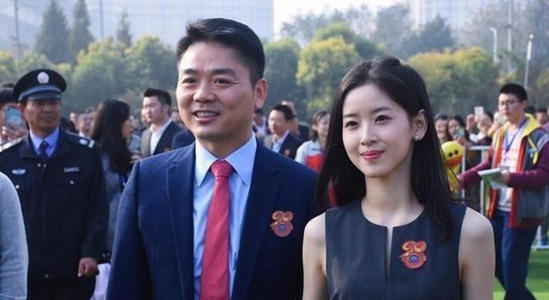
#> input picture InnovativePractice2/TryHaar/TryHaar/1.jpg, 549 x 300 px
$ python TryHaar.py
#> lines starting #> are read from the running program, lines starting #| are printed output that depends on the picture; after the words box and inside, x2 and y2 are one past the last pixel; in counts of white or black regions, pixels touching at a corner belong together
import cv2
import numpy as np


image = cv2.imread('1.jpg')
#> image is the input picture: shape (300, 549, 3); mean B, G, R 113.5, 95.6, 95.8
#加载人脸检测器
faceCascade = cv2.CascadeClassifier('haarcascade_frontalface_default.xml')
#转换为灰度图像
gray=cv2.cvtColor(image,cv2.COLOR_BGR2GRAY)
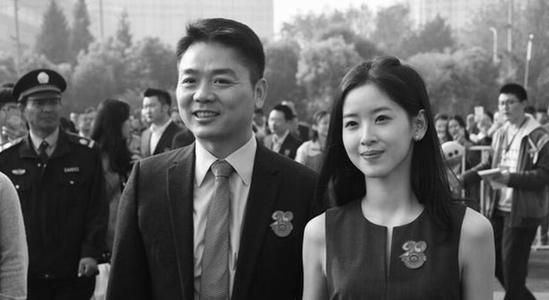
#> gray: shape (300, 549); min 0, max 255, mean 97.7
#调用函数
faces=faceCascade.detectMultiScale(
    gray,
    scaleFactor=1.15,
    minNeighbors=9,
    minSize=(5,5)
)
#> faces = [[163, 46, 87, 87], [327, 88, 85, 85]]
print(faces)
#| [[163  46  87  87]
#|  [327  88  85  85]]
#打印人脸个数
print(len(faces))
#| 2

for(x,y,w,h) in faces:
    cv2.circle(image,(int((x+x+w)/2),int((y+y+h)/2)),int(w/2),(0,255,0),2)
#> this loop made 2 passes
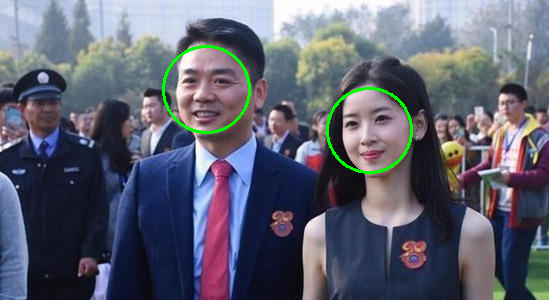
#> image: shape (300, 549, 3); 0.97% of pixels changed, all inside (x1, y1, x2, y2) = (162, 45, 413, 174)

cv2.imshow("dect",image)
cv2.imwrite("result13.jpg",image)
cv2.waitKey(0)
cv2.destroyAllWindows

$ run again, with InnovativePractice2/TryHaar/TryHaar/2.jpg copied over InnovativePractice2/TryHaar/TryHaar/1.jpg
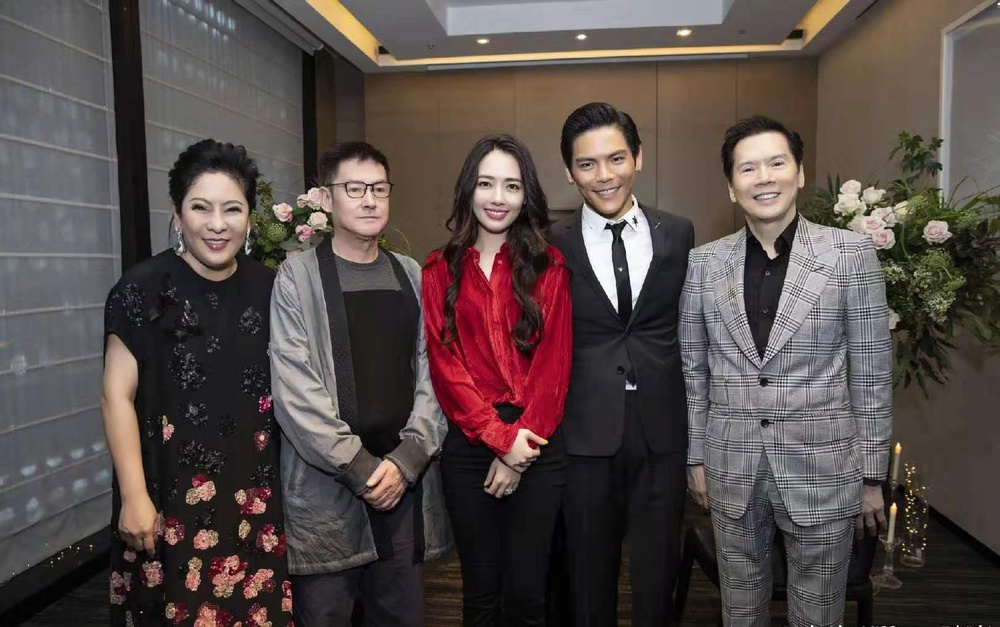
#> input picture InnovativePractice2/TryHaar/TryHaar/2.jpg, 1000 x 627 px, shrunk from 1620 x 1016 before the run
#> image is the input picture: shape (627, 1000, 3); mean B, G, R 71.9, 74.1, 85.2
#> `gray=cv2.cvtColor(image,cv2.COLOR_BGR2GRAY)`:
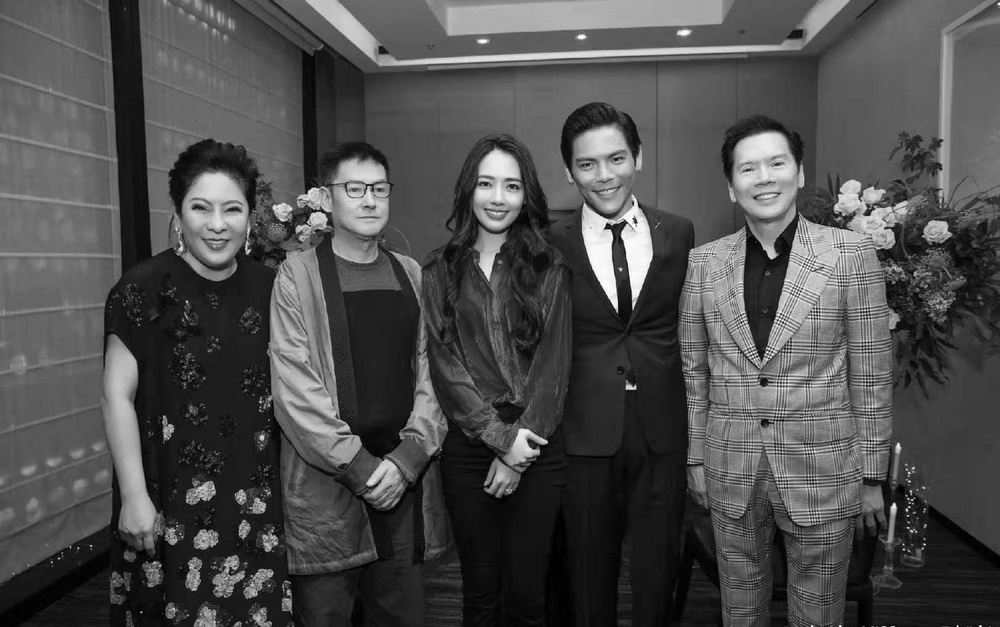
#> gray: shape (627, 1000); min 0, max 255, mean 77.2
#> faces = [[331, 163, 69, 69], [272, 254, 58, 58], [564, 131, 78, 78], [465, 160, 68, 68], [725, 134, 79, 79], [173, 175, 86, 86]]
#| [[331 163  69  69]
#|  [272 254  58  58]
#|  [564 131  78  78]
#|  [465 160  68  68]
#|  [725 134  79  79]
#|  [173 175  86  86]]
#| 6
#> the loop `for(x,y,w,h) in faces:` made 6 passes
#> after the loop `for(x,y,w,h) in faces:`:
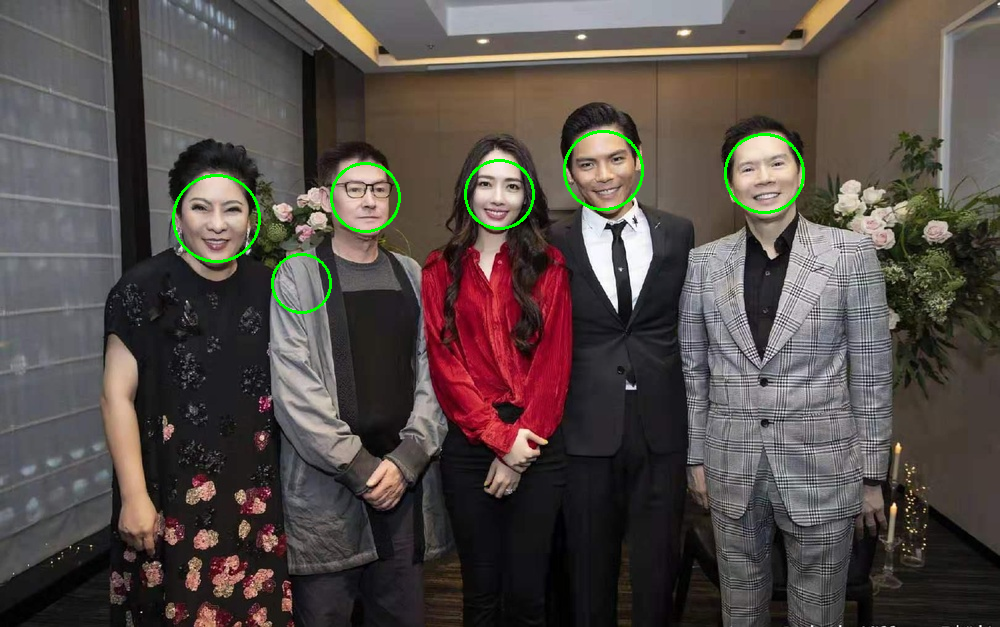
#> image: shape (627, 1000, 3); 0.66% of pixels changed, all inside (x1, y1, x2, y2) = (172, 130, 805, 314)

$ run again, with InnovativePractice2/TryHaar/TryHaar/3.jpg copied over InnovativePractice2/TryHaar/TryHaar/1.jpg
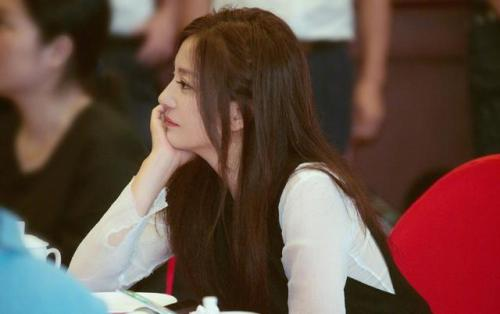
#> input picture InnovativePractice2/TryHaar/TryHaar/3.jpg, 500 x 314 px
#> image is the input picture: shape (314, 500, 3); mean B, G, R 67.8, 77.6, 103.7
#> `gray=cv2.cvtColor(image,cv2.COLOR_BGR2GRAY)`:
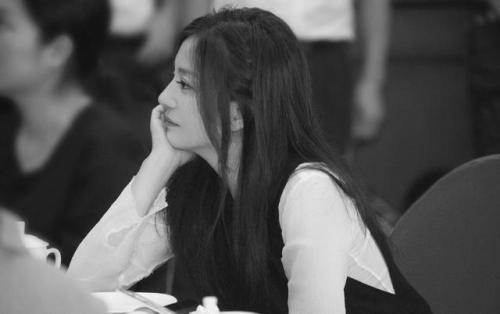
#> gray: shape (314, 500); min 12, max 250, mean 84.3
#> faces = ()
#| 0

$ run again, with InnovativePractice2/TryHaar/TryHaar/4.jpg copied over InnovativePractice2/TryHaar/TryHaar/1.jpg
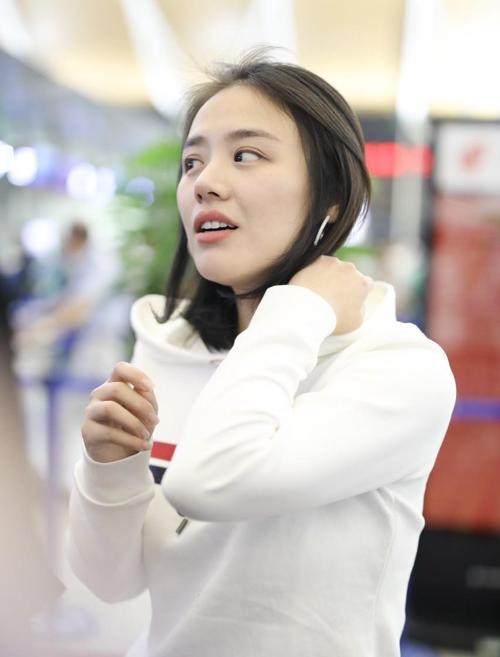
#> input picture InnovativePractice2/TryHaar/TryHaar/4.jpg, 500 x 657 px
#> image is the input picture: shape (657, 500, 3); mean B, G, R 179.2, 184.8, 193.3
#> `gray=cv2.cvtColor(image,cv2.COLOR_BGR2GRAY)`:
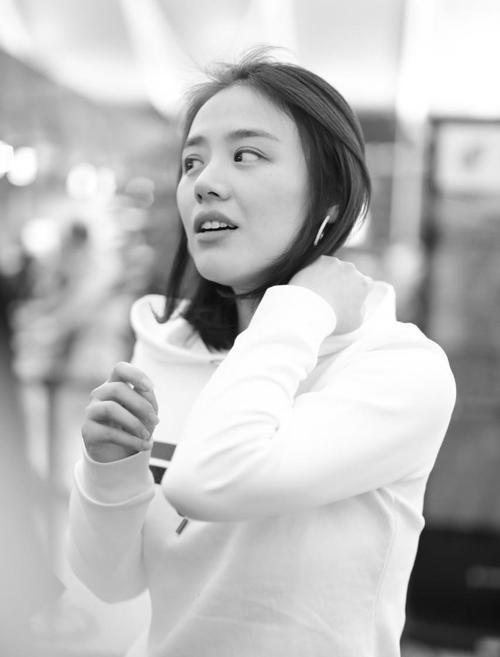
#> gray: shape (657, 500); min 3, max 255, mean 186.7
#> faces = [[129, 83, 186, 186]]
#| [[129  83 186 186]]
#| 1
#> the loop `for(x,y,w,h) in faces:` made 1 pass
#> after the loop `for(x,y,w,h) in faces:`:
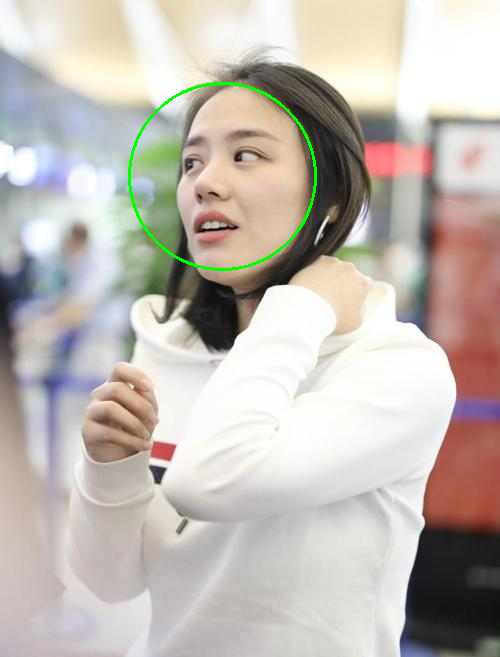
#> image: shape (657, 500, 3); 0.51% of pixels changed, all inside (x1, y1, x2, y2) = (128, 82, 317, 271)
